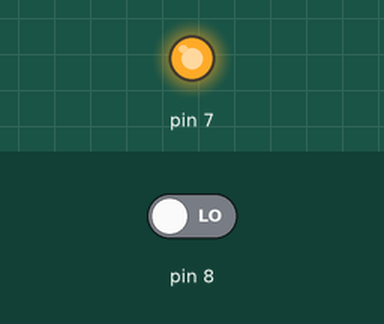
This sketch was run on a simulated Arduino Uno, built with avr-gcc and run on an emulated ATmega328P. On the bench: output pins drawn as LEDs (lit = HIGH). The inputs (shaded band) are chosen by the test bench; at power-on: pin 8 LOW. What the sketch prints to the serial monitor is not drawn.

Above: at 0.1 s.
Timing chart, 0 to 1.6 s (numbered marks = the images above):
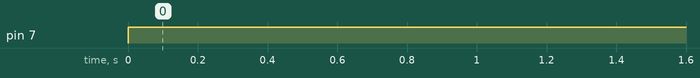

Measured:
- by itself, pin 7: LOW → HIGH at 0.00 s

The sketch:

UltraSonicDistanceMeasure.ino
```cpp
int cm=0;
int inches=0;

void setup()
{
  pinMode(7, OUTPUT);

  pinMode(8, INPUT);

  Serial.begin(9600);

}

void loop()
{
  digitalWrite(7,0);

//  delayMicrosecond(2);
  delay(2/1000000);

//  delayMicrosecond(10);
  digitalWrite(7,1);
  delay(1/100000);

  cm = 0.01732 * pulseIn(8,1);
  inches = (cm/2.54);

  Serial.print(cm);
  Serial.print(" cm, ");
  Serial.print(inches);
  Serial.println(" Inches");
  delay(1000);


}
```
